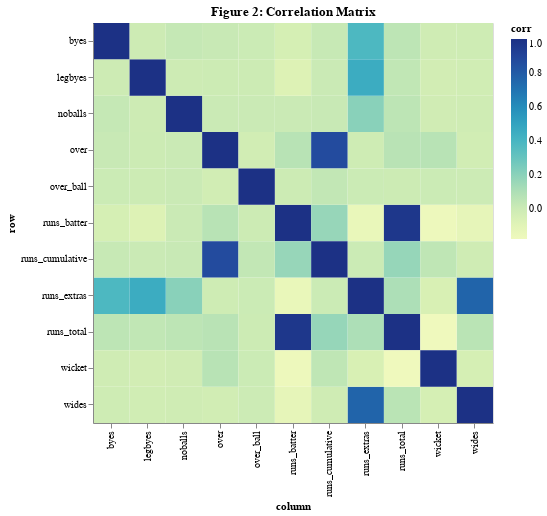

The cell this chart's notebook holds for it:
### Code cell
corr_ = corr_df.stack()
corr_ = corr_.reset_index()
corr_.columns = ['row', 'column', 'corr']
corr_

alt.Chart(corr_).mark_rect().encode(
    x = 'column',
    y = 'row',
    color = 'corr:Q',
    tooltip = 'corr:Q'
).properties(
    width = 400,
    height = 400,
    title = "Figure 2: Correlation Matrix"
)

### Figure 1 — Vega specification as saved in the notebook (floating-point values rounded to 4 significant figures)
{"$schema": "https://vega.github.io/schema/vega/v5.json", "axes": [{"grid": false, "labelAlign": "right", "labelAngle": 270, "labelBaseline": "middle", "orient": "bottom", "scale": "x", "title": "column", "zindex": 1}, {"grid": false, "orient": "left", "scale": "y", "title": "row", "zindex": 1}], "background": "white", "data": [{"name": "source_0", "values": [{"column": "over", "corr": 1, "row": "over"}, {"column": "wides", "corr": -0.01964, "row": "over"}, {"column": "noballs", "corr": 0.006787, "row": "over"}, {"column": "legbyes", "corr": -0.001467, "row": "over"}, {"column": "byes", "corr": 0.01533, "row": "over"}, {"column": "runs_batter", "corr": 0.0723, "row": "over"}, {"column": "runs_extras", "corr": -0.008488, "row": "over"}, {"column": "runs_total", "corr": 0.07055, "row": "over"}, {"column": "over_ball", "corr": -0.01914, "row": "over"}, {"column": "runs_cumulative", "corr": 0.8675, "row": "over"}, {"column": "wicket", "corr": 0.07075, "row": "over"}, {"column": "over", "corr": -0.01964, "row": "wides"}, {"column": "wides", "corr": 1, "row": "wides"}, {"column": "noballs", "corr": -0.01196, "row": "wides"}, {"column": "legbyes", "corr": -0.01704, "row": "wides"}, {"column": "byes", "corr": -0.009216, "row": "wides"}, {"column": "runs_batter", "corr": -0.122, "row": "wides"}, {"column": "runs_extras", "corr": 0.7621, "row": "wides"}, {"column": "runs_total", "corr": 0.06517, "row": "wides"}, {"column": "over_ball", "corr": -4.359e-05, "row": "wides"}, {"column": "runs_cumulative", "corr": -0.01279, "row": "wides"}, {"column": "wicket", "corr": -0.0384, "row": "wides"}, {"column": "over", "corr": 0.006787, "row": "noballs"}, {"column": "wides", "corr": -0.01196, "row": "noballs"}, {"column": "noballs", "corr": 1, "row": "noballs"}, {"column": "legbyes", "corr": -0.003301, "row": "noballs"}, {"column": "byes", "corr": 0.02559, "row": "noballs"}, {"column": "runs_batter", "corr": 0.005306, "row": "noballs"}, {"column": "runs_extras", "corr": 0.2059, "row": "noballs"}, {"column": "runs_total", "corr": 0.05605, "row": "noballs"}, {"column": "over_ball", "corr": 0.005681, "row": "noballs"}, {"column": "runs_cumulative", "corr": 0.01592, "row": "noballs"}, {"column": "wicket", "corr": -0.01542, "row": "noballs"}, {"column": "over", "corr": -0.001467, "row": "legbyes"}, {"column": "wides", "corr": -0.01704, "row": "legbyes"}, {"column": "noballs", "corr": -0.003301, "row": "legbyes"}, {"column": "legbyes", "corr": 1, "row": "legbyes"}, {"column": "byes", "corr": -0.005329, "row": "legbyes"}, {"column": "runs_batter", "corr": -0.07055, "row": "legbyes"}, {"column": "runs_extras", "corr": 0.4543, "row": "legbyes"}, {"column": "runs_total", "corr": 0.04105, "row": "legbyes"}, {"column": "over_ball", "corr": -0.002758, "row": "legbyes"}, {"column": "runs_cumulative", "corr": 0.005618, "row": "legbyes"}, {"column": "wicket", "corr": -0.02334, "row": "legbyes"}, {"column": "over", "corr": 0.01533, "row": "byes"}, {"column": "wides", "corr": -0.009216, "row": "byes"}, {"column": "noballs", "corr": 0.02559, "row": "byes"}, {"column": "legbyes", "corr": -0.005329, "row": "byes"}, {"column": "byes", "corr": 1, "row": "byes"}, {"column": "runs_batter", "corr": -0.03816, "row": "byes"}, {"column": "runs_extras", "corr": 0.3836, "row": "byes"}, {"column": "runs_total", "corr": 0.05617, "row": "byes"}, {"column": "over_ball", "corr": 0.003308, "row": "byes"}, {"column": "runs_cumulative", "corr": 0.01679, "row": "byes"}, {"column": "wicket", "corr": -0.01215, "row": "byes"}, {"column": "over", "corr": 0.0723, "row": "runs_batter"}, {"column": "wides", "corr": -0.122, "row": "runs_batter"}, {"column": "noballs", "corr": 0.005306, "row": "runs_batter"}, {"column": "legbyes", "corr": -0.07055, "row": "runs_batter"}, {"column": "byes", "corr": -0.03816, "row": "runs_batter"}, {"column": "runs_batter", "corr": 1, "row": "runs_batter"}, {"column": "runs_extras", "corr": -0.1417, "row": "runs_batter"}, {"column": "runs_total", "corr": 0.9698, "row": "runs_batter"}, {"column": "over_ball", "corr": -0.001714, "row": "runs_batter"}, {"column": "runs_cumulative", "corr": 0.1669, "row": "runs_batter"}, {"column": "wicket", "corr": -0.1651, "row": "runs_batter"}, {"column": "over", "corr": -0.008488, "row": "runs_extras"}, {"column": "wides", "corr": 0.7621, "row": "runs_extras"}, {"column": "noballs", "corr": 0.2059, "row": "runs_extras"}, {"column": "legbyes", "corr": 0.4543, "row": "runs_extras"}, {"column": "byes", "corr": 0.3836, "row": "runs_extras"}, {"column": "runs_batter", "corr": -0.1417, "row": "runs_extras"}, {"column": "runs_extras", "corr": 1, "row": "runs_extras"}, {"column": "runs_total", "corr": 0.104, "row": "runs_extras"}, {"column": "over_ball", "corr": 0.001171, "row": "runs_extras"}, {"column": "runs_cumulative", "corr": 0.002726, "row": "runs_extras"}, {"column": "wicket", "corr": -0.04874, "row": "runs_extras"}, {"column": "over", "corr": 0.07055, "row": "runs_total"}, {"column": "wides", "corr": 0.06517, "row": "runs_total"}, {"column": "noballs", "corr": 0.05605, "row": "runs_total"}, {"column": "legbyes", "corr": 0.04105, "row": "runs_total"}, {"column": "byes", "corr": 0.05617, "row": "runs_total"}, {"column": "runs_batter", "corr": 0.9698, "row": "runs_total"}, {"column": "runs_extras", "corr": 0.104, "row": "runs_total"}, {"column": "runs_total", "corr": 1, "row": "runs_total"}, {"column": "over_ball", "corr": -0.001434, "row": "runs_total"}, {"column": "runs_cumulative", "corr": 0.1683, "row": "runs_total"}, {"column": "wicket", "corr": -0.1779, "row": "runs_total"}, {"column": "over", "corr": -0.01914, "row": "over_ball"}, {"column": "wides", "corr": -4.359e-05, "row": "over_ball"}, {"column": "noballs", "corr": 0.005681, "row": "over_ball"}, {"column": "legbyes", "corr": -0.002758, "row": "over_ball"}, {"column": "byes", "corr": 0.003308, "row": "over_ball"}, {"column": "runs_batter", "corr": -0.001714, "row": "over_ball"}, {"column": "runs_extras", "corr": 0.001171, "row": "over_ball"}, {"column": "runs_total", "corr": -0.001434, "row": "over_ball"}, {"column": "over_ball", "corr": 1, "row": "over_ball"}, {"column": "runs_cumulative", "corr": 0.03886, "row": "over_ball"}, {"column": "wicket", "corr": 0.003144, "row": "over_ball"}, {"column": "over", "corr": 0.8675, "row": "runs_cumulative"}, {"column": "wides", "corr": -0.01279, "row": "runs_cumulative"}, {"column": "noballs", "corr": 0.01592, "row": "runs_cumulative"}, {"column": "legbyes", "corr": 0.005618, "row": "runs_cumulative"}, {"column": "byes", "corr": 0.01679, "row": "runs_cumulative"}, {"column": "runs_batter", "corr": 0.1669, "row": "runs_cumulative"}, {"column": "runs_extras", "corr": 0.002726, "row": "runs_cumulative"}, {"column": "runs_total", "corr": 0.1683, "row": "runs_cumulative"}, {"column": "over_ball", "corr": 0.03886, "row": "runs_cumulative"}, {"column": "runs_cumulative", "corr": 1, "row": "runs_cumulative"}, {"column": "wicket", "corr": 0.05116, "row": "runs_cumulative"}, {"column": "over", "corr": 0.07075, "row": "wicket"}, {"column": "wides", "corr": -0.0384, "row": "wicket"}, {"column": "noballs", "corr": -0.01542, "row": "wicket"}, {"column": "legbyes", "corr": -0.02334, "row": "wicket"}, {"column": "byes", "corr": -0.01215, "row": "wicket"}, {"column": "runs_batter", "corr": -0.1651, "row": "wicket"}, {"column": "runs_extras", "corr": -0.04874, "row": "wicket"}, {"column": "runs_total", "corr": -0.1779, "row": "wicket"}, {"column": "over_ball", "corr": 0.003144, "row": "wicket"}, {"column": "runs_cumulative", "corr": 0.05116, "row": "wicket"}, {"column": "wicket", "corr": 1, "row": "wicket"}]}, {"name": "source_0_x_domain_column", "values": [{"column": "over"}, {"column": "wides"}, {"column": "noballs"}, {"column": "legbyes"}, {"column": "byes"}, {"column": "runs_batter"}, {"column": "runs_extras"}, {"column": "runs_total"}, {"column": "over_ball"}, {"column": "runs_cumulative"}, {"column": "wicket"}]}, {"name": "source_0_y_domain_row", "values": [{"row": "over"}, {"row": "wides"}, {"row": "noballs"}, {"row": "legbyes"}, {"row": "byes"}, {"row": "runs_batter"}, {"row": "runs_extras"}, {"row": "runs_total"}, {"row": "over_ball"}, {"row": "runs_cumulative"}, {"row": "wicket"}]}, {"name": "source_0_color_domain_corr", "values": [{"max": 1, "min": -0.1779}]}], "height": 400, "legends": [{"fill": "color", "gradientLength": {"signal": "clamp(height, 64, 200)"}, "title": "corr"}], "marks": [{"encode": {"update": {"description": {"signal": "\"column: \" + (isValid(datum[\"column\"]) ? datum[\"column\"] : \"\"+datum[\"column\"]) + \"; row: \" + (isValid(datum[\"row\"]) ? datum[\"row\"] : \"\"+datum[\"row\"]) + \"; corr: \" + (format(datum[\"corr\"], \"\"))"}, "fill": {"field": "corr", "scale": "color"}, "height": {"signal": "max(0.25, bandwidth('y'))"}, "tooltip": {"signal": "format(datum[\"corr\"], \"\")"}, "width": {"signal": "max(0.25, bandwidth('x'))"}, "x": {"field": "column", "scale": "x"}, "y": {"field": "row", "scale": "y"}}}, "from": {"data": "source_0"}, "name": "marks", "style": ["rect"], "type": "rect"}], "padding": 5, "scales": [{"domain": {"data": "source_0_x_domain_column", "field": "column", "sort": true}, "name": "x", "paddingInner": 0, "paddingOuter": 0, "range": [0, {"signal": "width"}], "type": "band"}, {"domain": {"data": "source_0_y_domain_row", "field": "row", "sort": true}, "name": "y", "paddingInner": 0, "paddingOuter": 0, "range": [0, {"signal": "height"}], "type": "band"}, {"domain": [{"signal": "(data(\"source_0_color_domain_corr\")[0] || {}).min"}, {"signal": "(data(\"source_0_color_domain_corr\")[0] || {}).max"}], "interpolate": "hcl", "name": "color", "range": "heatmap", "type": "linear", "zero": false}], "style": "cell", "title": {"frame": "group", "text": "Figure 2: Correlation Matrix"}, "width": 400}
